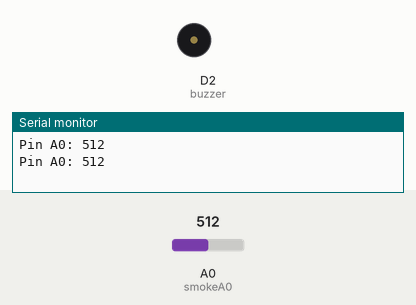
Simulated run of this sketch. Board: ESP8266 (NodeMCU). Parts: buzzer (waves = sounding), the last lines printed to the serial monitor. Inputs (shaded band) come from the test bench; at power-on: A0 (smokeA0) = 512. WiFi joins after 1.5 s; servers stay silent unless stated.

Above: at 3.0 s.
3.1 s: A0 (smokeA0) set to 582
5.0 s: A0 (smokeA0) set to 616
At 6.1 s:
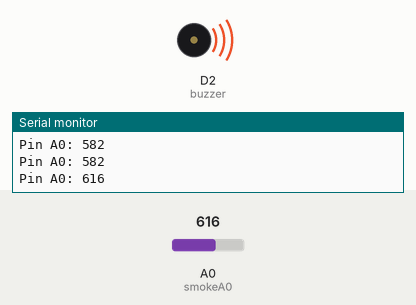
Timing chart, 0 to 15.0 s (numbered marks = the images above; inputs shaded):
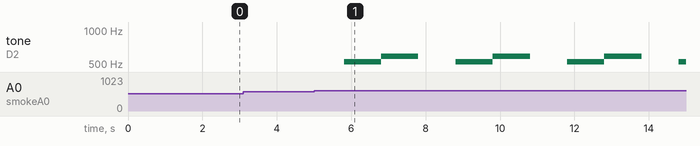

The sketch:

sketch1.ino
```cpp
#define BLYNK_TEMPLATE_ID "-----------"
#define BLYNK_DEVICE_NAME "smoke detector"
#define BLYNK_AUTH_TOKEN "----------------"


#include <BlynkSimpleEsp8266.h>
char auth[] = BLYNK_AUTH_TOKEN; //Enter Authentication code sent by Blynk

char ssid[] = "----"; //Enter WIFI Name
char pass[] = "------"; //Enter WIFI Password
int buzzer = D2;
int smokeA0 = A0;

// Your threshold value. You might need to change it.
int sensorThres = 600;


void buzzer_runner() {
 tone(buzzer, 523) ; //DO note 523 Hz
 delay (1000);
 tone(buzzer, 587) ; //RE note ...
 delay (1000);
 noTone(buzzer) ; //Turn off the pin attached to the tone()
}

void setup() {
 pinMode(buzzer, OUTPUT);
 pinMode(smokeA0, INPUT);
 Serial.begin(9600);
 Blynk.begin(auth, ssid, pass);
}

void loop() {
 int analogSensor = analogRead(smokeA0);
 Blynk.run();
 Serial.print("Pin A0: ");
 Serial.println(analogSensor);
 Blynk.virtualWrite(V2, analogSensor);
 // Checks if it has reached the threshold value
 if (analogSensor > sensorThres)
 {
    Blynk.notify("Smoke Detected!");
    buzzer_runner();
 }
 else
 {
   noTone(buzzer);
 }
 delay(1000);
}
```

Measured:
- the behaviour switches between 600 and 601 on A0 (smokeA0) (found by bisection; images 0 and 1)
- after the input at 5.0 s, tone on D2 (buzzer): silent → 523 Hz after 0.81 s, then repeats every 3.0 s: 587 Hz 1.0 s, silent 1.0 s, 523 Hz 1.0 s
